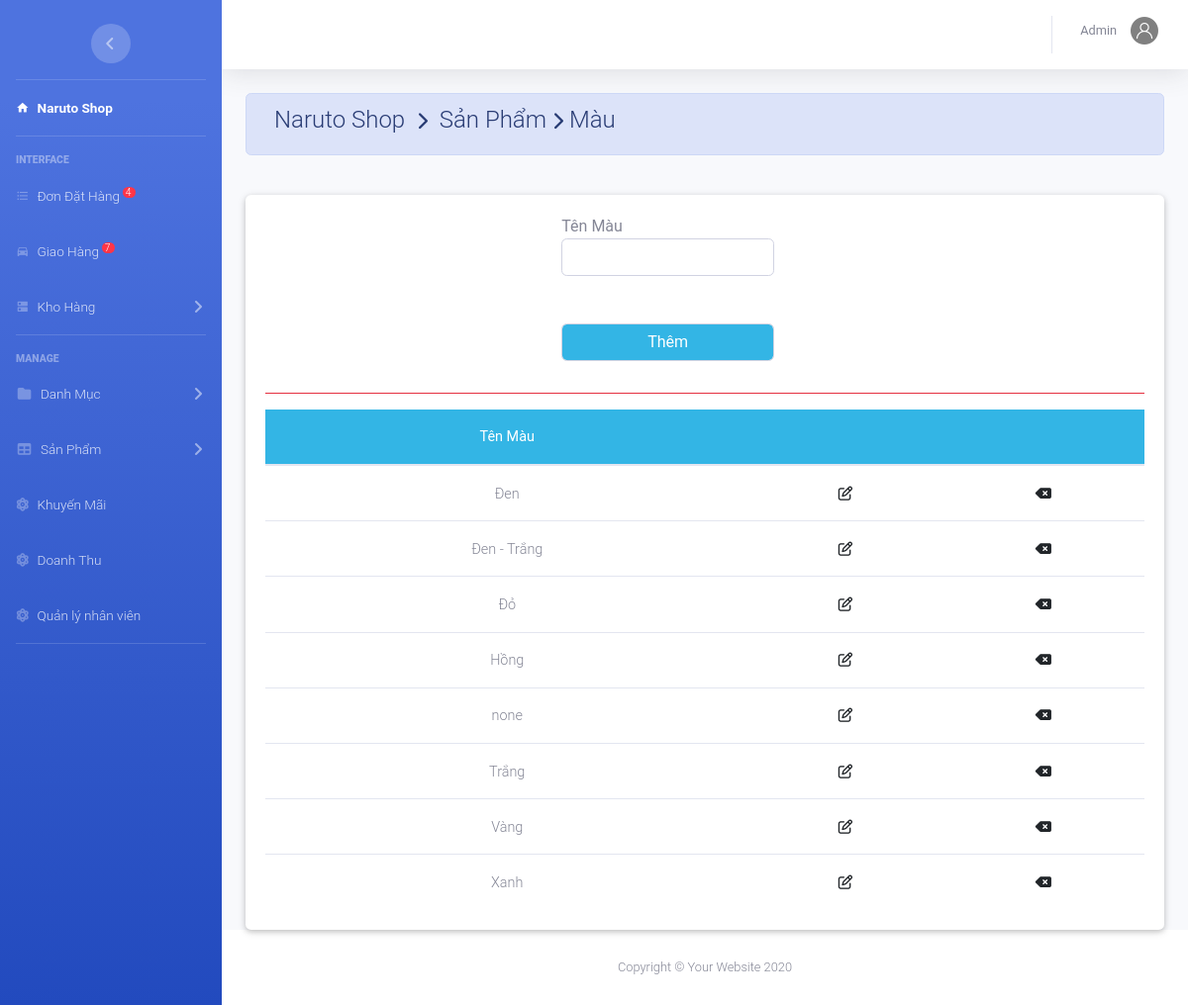
The app's page /admin/index.php?action=mau&view=them (signed in) with its own data.
### tables this page shows
CREATE TABLE `mau` (
  `MaMau` varchar(50) NOT NULL DEFAULT 'none'
);

### admin/mau/mau.php (the view, shortened to what this page needs)
<?php
	$sql="select * from Mau ";
	$rs=mysqli_query($conn,$sql);
?>
<div class="container-fluid">
	<div class=" alert alert-primary">
	  <h4 class="page-title">
	     Naruto Shop &#160;<i class="fas fa-chevron-right" style="font-size: 18px"></i>&#160; Sản Phẩm&#160;<i class="fas fa-chevron-right" style="font-size: 18px"></i>&#160;Màu </h4>
	</div><br>
<div class="card">
		<div class="card-body">
<?php include_once('main.php')?>
<table class="table table-hover m-auto text-center" style="font-size: 13px;">
	<thead class="badge-info">
		<tr>
			<th>Tên Màu</th><th colspan="2"></th>
		</tr>
	</thead>
	<tbody>
 <?php $so=0;
	 while ($row=mysqli_fetch_array($rs)) { ?>
		<tr>
			<td><?php echo $row['MaMau']; ?></td>
			<td><a href="index.php?action=mau&view=suamau&mamau=<?php echo $row['MaMau']; ?>" ><i class="far fa-edit"></i></a></td>
			<td><a href="mau/main.php?view=xoamau&mamau=<?php echo $row['MaMau']; ?>" ><i class="fas fa-backspace"></i></a></td>
		</tr>
 <?php	} ?>
	</tbody>
</table>
</div></div></div>

### records on screen
mau: MaMau "Đen"
mau: MaMau "Đen - Trắng"
mau: MaMau "Đỏ"
mau: MaMau "Hồng"
mau: MaMau "none"
mau: MaMau "Trắng"
mau: MaMau "Vàng"
mau: MaMau "Xanh"

### other values on screen
$dem "4"
$dem "7"
$nv['TenNV'] "Admin"
